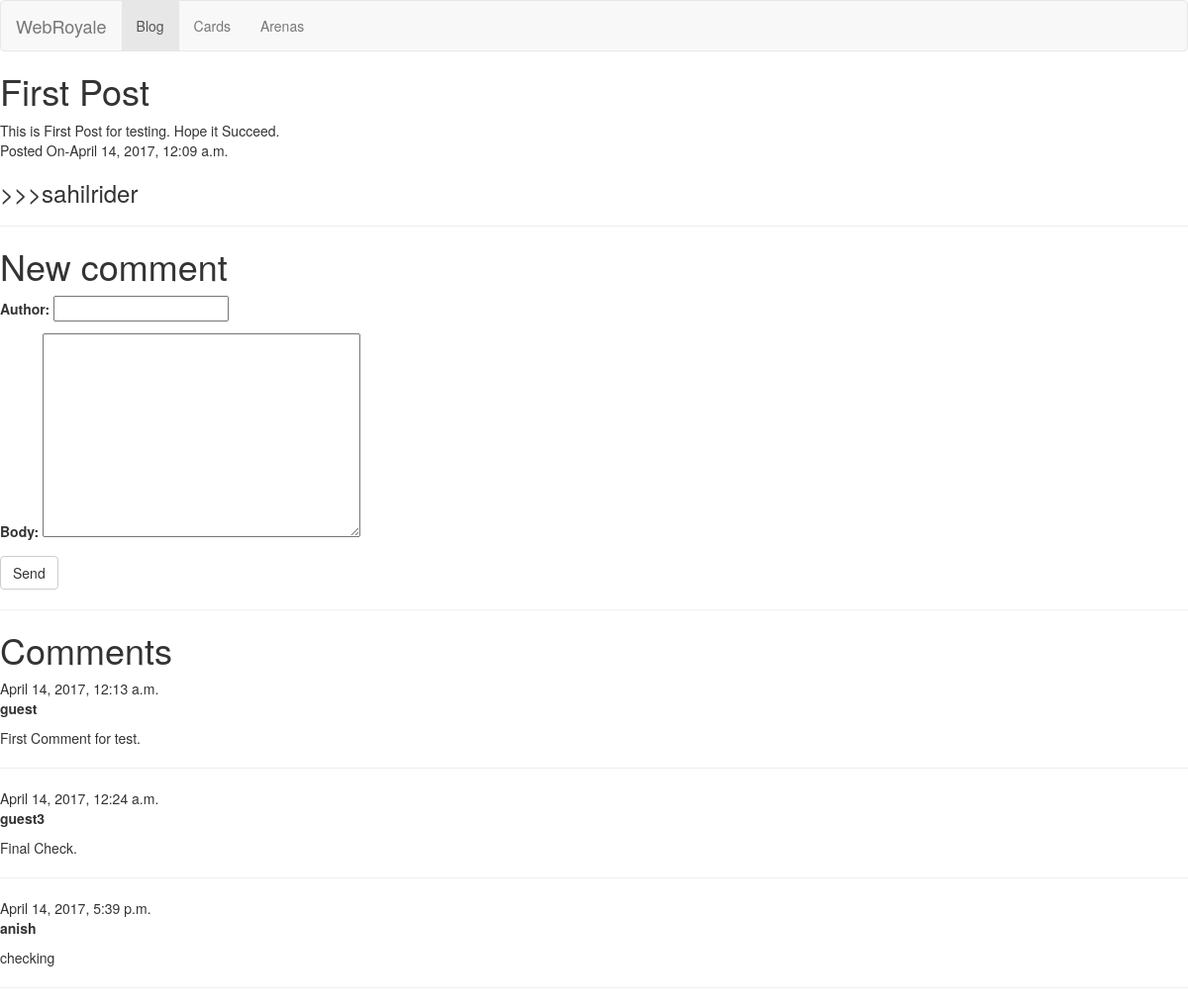
Page /blog/post/1/ on the committed database.
### blog/models.py (models this page shows, shortened)
class Post(models.Model):
	title=models.CharField(max_length=50)
	body = models.TextField()
	posted=models.DateTimeField('date published')
	author=models.CharField(max_length=30)

class Comment(models.Model):
    post = models.ForeignKey(Post, related_name='comments')
    author = models.CharField(max_length=200)
    body = models.TextField()
    posted_date = models.DateTimeField(default=timezone.now)
    '''approved_comment = models.BooleanField(default=False)

    def approve(self):
        self.approved_comment = True
        self.save()'''

### blog/views.py (the view)
# urls.py: url(r'^post/(?P<post_id>[0-9]+)/$', views.view_post, name='view_post'),
def view_post(request, post_id):
	post=get_object_or_404(Post, pk=post_id)
	if request.method=='POST':
		form=CommentForm(request.POST)
		if form.is_valid():
			comment=form.save(commit=False)
			comment.post=post
			comment.save()
	else:
		form=CommentForm()
	return render(request,'blog/view_post.html',{'post':post,'form':form})

### blog/forms.py
class CommentForm(forms.ModelForm):
	class Meta:
		model=Comment
		fields=('author','body',)

### blog/templates/blog/view_post.html
{% extends 'blog/base.html' %}
{% block title %}{{ post.title }}{% endblock %}
{% block content %}
{{ post.body }}
<br>
Posted On-{{post.posted}}
<h3>>>>{{post.author}}</h3>
<hr>
    <h1>New comment</h1>
    <form method="POST" class="post-form">{% csrf_token %}
        {{ form.as_p }}
        <button type="submit" class="save btn btn-default">Send</button>
    </form>
<hr>
<h1>Comments</h1>
{% for comment in post.comments.all %}
    <div class="comment">
        <div class="date">{{ comment.posted_date }}</div>
        <strong>{{ comment.author }}</strong>
        <p>{{ comment.body|linebreaks }}</p>
        <hr>
    </div>
{% empty %}
    <p>No comments here yet :(</p>
{% endfor %}
{% endblock %}

### blog/templates/blog/base.html (shortened to what this page needs)
<link rel="stylesheet" href="https://maxcdn.bootstrapcdn.com/bootstrap/3.3.7/css/bootstrap.min.css">
<html>
    <head>
    </head>
    <body>
<nav class="navbar navbar-default">
  <div class="container-fluid">
    <div class="navbar-header">
      <a class="navbar-brand" href="{% url 'blog:index'  %}">WebRoyale</a>
    </div>
    <div class="collapse navbar-collapse" id="bs-example-navbar-collapse-1">
      <ul class="nav navbar-nav">
        <li class="active"><a href="{% url 'blog:index'  %}">Blog<span class="sr-only">(current)</span></a></li>
        <li><a href="{% url 'card:index' %}">Cards</a></li>
        <li><a href="{% url 'card:arena_index' %}">Arenas</a></li>
      </ul>
    </div>
  </div>
</nav>
        <h1>{% block title %}Welcome to my block{% endblock %}</h1>
        {% block content %}
        {% endblock %}
    </body>
</html>

### rows in the picture
Post: title "First Post", body "This is First Post for testing. Hope it Succeed.", posted "April 14, 2017, 12:09 a.m.", author "sahilrider"
Comment: posted_date "April 14, 2017, 12:13 a.m.", author "guest", body "First Comment for test."
Comment: posted_date "April 14, 2017, 12:24 a.m.", author "guest3", body "Final Check."
Comment: posted_date "April 14, 2017, 5:39 p.m.", author "anish", body "checking"
